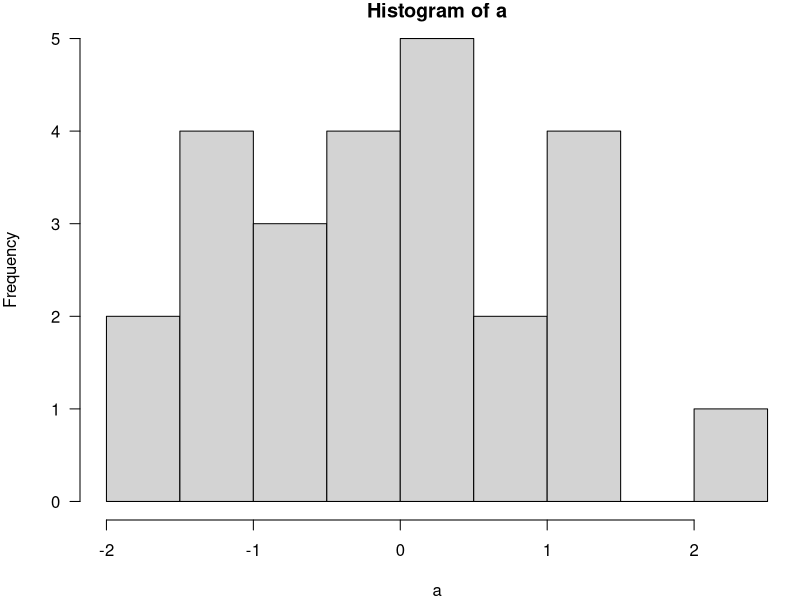
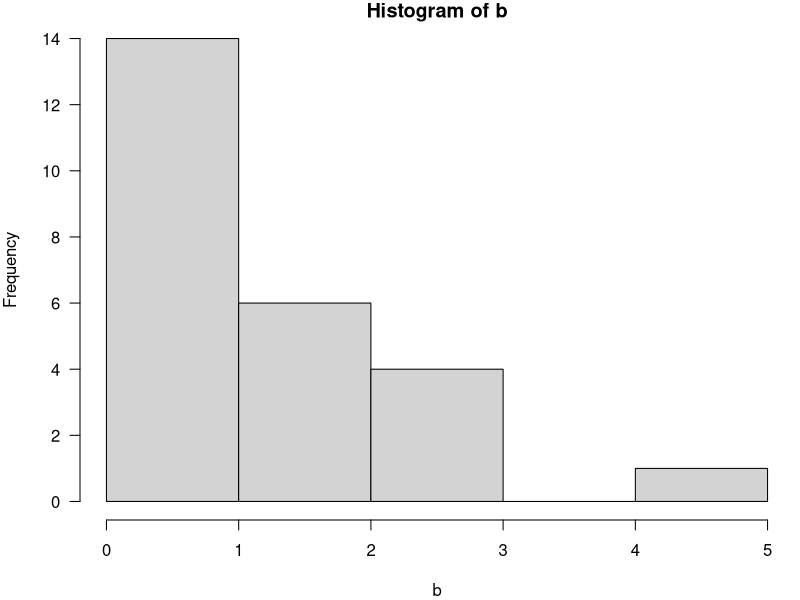

R code for these plots, in order: (Note: this script raises an error after producing the figures.)
## ------------------------------------------------------------------------
# Notice that comments are started with the "#" character
# The basic arithmetic operators (+, - , * , /, ^ [power], %% [modulus])
# The functions will operate element-wise on vectors too
# This code will add these two numbers together
2 + 2

## ------------------------------------------------------------------------
# Here's the exponential and log functions (base e by default)
exp(1) # Exponential function
log(3) # Natural log

## ------------------------------------------------------------------------
help(rt) # Learn about the command for the t-distribution

help.search("rt") # Objects matching rt (note the quotes)

                  # apropos returns a vector of objects that fuzzy match 
apropos("which")  # "which" in the search list (note the quotes)

?glm  # A short cut to the help command for glm

??glm # Everything matching glm on the search path 

## ------------------------------------------------------------------------
# Set the seed of the random number generator to my Mum's birthday
set.seed(19390909)
# Generate some standard normals (in this case 25 Z's)
rnorm(25)
# You can assign (save) the results of a calculation into a variable
# The variable "a" will be a vector with 25 elements
a <-  rnorm(25)

## ------------------------------------------------------------------------
# Have a look at what is in "a" now
print(a)
# Basic statistical summaries of "a"
summary(a)
# Manipulate a: here we are squaring it
b <- a^2

## ----basic-plots,fig.width=4,fig.height=4,out.width='.45\\linewidth',echo=-1----
par(las=1,mar=c(4,4,1,.3))  # tick labels direction
# Create histograms of "a" and "b"
hist(a)
hist(b)

## ------------------------------------------------------------------------
# Make a vector of values by using the "c" (combine) function 
var1 <- c(21.2,15.6)
var2 <- c("Ford F-150", "Corvette")
var3 <- c(TRUE,FALSE)
# You can ask what type of data R thinks any variable is with 
# the "class" function.
# You can  have multiple commands on the same line separated by ";"
class(var1); class(var2); class(var3)

## ------------------------------------------------------------------------
# A named vector of GPA's 

gpas <- c("Math" = 3.4, "Verbal" = 3.7, "Analytics" = 3.9)

print(gpas) # Note the output contains the names

## ------------------------------------------------------------------------
# Create two vectors, x and y 
x <- c(1,2,3,4); y <- c(1,4,2,6)

# Add the numbers element-wise
x + y

# Multiply the numbers element-wise
x * y

# Divide x by y element-wise
x / y

## ------------------------------------------------------------------------
# We will apply the "sum" function to each of the three vectors 
sum(var1)
sum(var2)
# Notice that you can't add up character data
 sum(var3)
# Notice that TRUE/FALSE is converted/coerced to 1/0 for summing

## ------------------------------------------------------------------------
mean(var1); mean(var2) ;mean(var3)

## ------------------------------------------------------------------------
# Entering this data as a factor 
# Notice below that you can add comments at the end of a line too
opinions <- factor(
	x = c(4,5,3,4,4,5,2,4,1,3),   # the data
	levels = c(1,2,3,4,5),        # the possible values
	labels = c("definitely no","probably no",
			"maybe", "probably yes",
			"definitely yes"),# labels for each level
	ordered = TRUE)
print(opinions)

## ------------------------------------------------------------------------
x <- c(1,2,3); y <- c(3,2,1)
x < y ; x <= y
x > y ; x >= y
x == y; x != y

## ------------------------------------------------------------------------
x <- c(TRUE,TRUE,FALSE,FALSE); y <- c(TRUE,FALSE,TRUE,FALSE)
x | y 
x & y
!y

